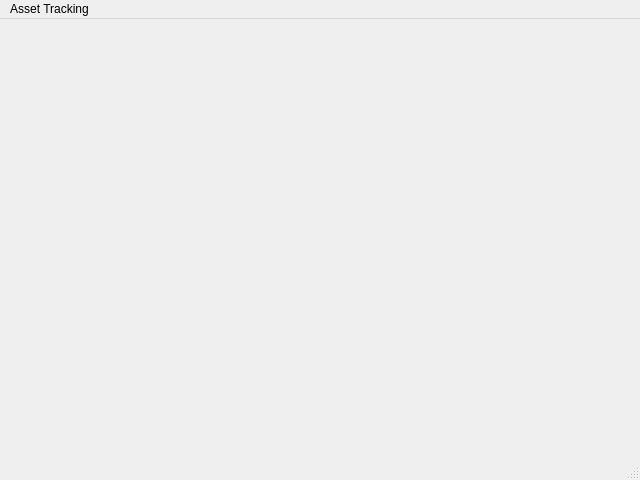
<?xml version="1.0" encoding="UTF-8"?>
<ui version="4.0">
 <class>MainWindow</class>
 <widget class="QMainWindow" name="MainWindow">
  <property name="geometry">
   <rect>
    <x>0</x>
    <y>0</y>
    <width>640</width>
    <height>480</height>
   </rect>
  </property>
  <property name="windowTitle">
   <string>MainWindow</string>
  </property>
  <widget class="QWidget" name="centralwidget"/>
  <widget class="QMenuBar" name="menubar">
   <property name="geometry">
    <rect>
     <x>0</x>
     <y>0</y>
     <width>640</width>
     <height>22</height>
    </rect>
   </property>
   <widget class="QMenu" name="menuAsset_Tracking">
    <property name="title">
     <string>Asset Tracking</string>
    </property>
    <addaction name="actionMap_Tracking"/>
    <addaction name="actionDashboard"/>
    <addaction name="actionAnalytics"/>
    <addaction name="separator"/>
    <addaction name="actionSettings"/>
   </widget>
   <addaction name="menuAsset_Tracking"/>
  </widget>
  <widget class="QStatusBar" name="statusbar"/>
  <action name="actionMap_Tracking">
   <property name="text">
    <string>Map Tracking</string>
   </property>
  </action>
  <action name="actionDashboard">
   <property name="text">
    <string>Dashboard</string>
   </property>
  </action>
  <action name="actionAnalytics">
   <property name="text">
    <string>Analytics</string>
   </property>
  </action>
  <action name="actionSettings">
   <property name="text">
    <string>Settings</string>
   </property>
  </action>
 </widget>
 <resources/>
 <connections/>
</ui>
